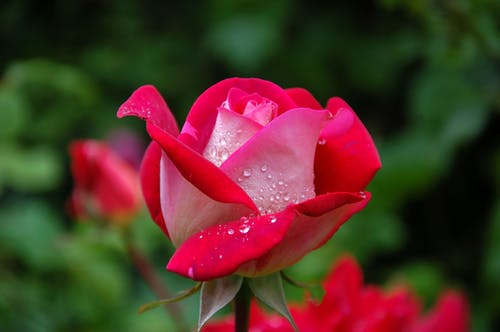
#> input picture other/公众号代码1/旋涡特效/旋涡特效/test.jpeg, 500 x 332 px
$ python 1.py
#> lines starting #> are read from the running program, lines starting #| are printed output that depends on the picture
#参考来源：https://blog.csdn.net/matrix_space/article/details/78345510?depth_
#1-utm_source=distribute.pc_relevant.none-task&utm_source=distribute.pc_relevant.none-task

import numpy as np
from skimage import img_as_float
import matplotlib.pyplot as plt
from skimage import io
import math
import numpy.matlib

file_name2= 'test.jpeg'
img=io.imread(file_name2)
#> img is the input picture: shape (332, 500, 3); mean R, G, B 82.7, 51.1, 39.5

img = img_as_float(img)

row, col, channel = img.shape
#> row = 332; col = 500; channel = 3
img_out = img * 1.0
degree = 70

center_x = (col-1)/2.0
#> center_x = 249.5
center_y = (row-1)/2.0
#> center_y = 165.5

xx = np.arange (col)
#> xx = 500 values from 0 to 499
yy = np.arange (row)
#> yy = 332 values from 0 to 331

x_mask = numpy.matlib.repmat (xx, row, 1)
y_mask = numpy.matlib.repmat (yy, col, 1)
y_mask = np.transpose(y_mask)

xx_dif = x_mask - center_x
yy_dif = center_y - y_mask

r = np.sqrt(xx_dif * xx_dif + yy_dif * yy_dif)

theta = np.arctan(yy_dif / xx_dif)

mask_1 = xx_dif < 0
theta = theta * (1 - mask_1) + (theta + math.pi) * mask_1

theta = theta + r/degree

x_new = r * np.cos(theta) + center_x
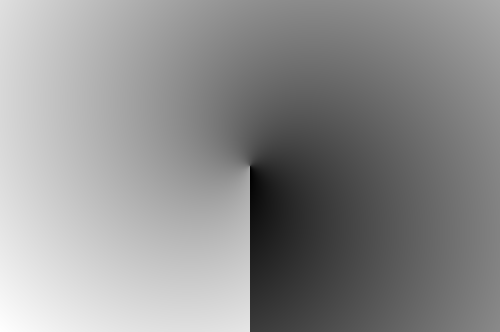
#> theta: shape (332, 500) float64; min -1.4, max 8, mean 3.87; drawn with min black and max white
y_new = center_y - r * np.sin(theta)

int_x = np.floor (x_new)
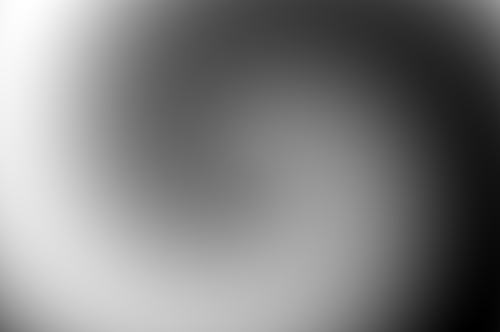
#> x_new: shape (332, 500) float64; min -23.42, max 522.4, mean 249.5; drawn with min black and max white
int_x = int_x.astype(int)
int_y = np.floor (y_new)
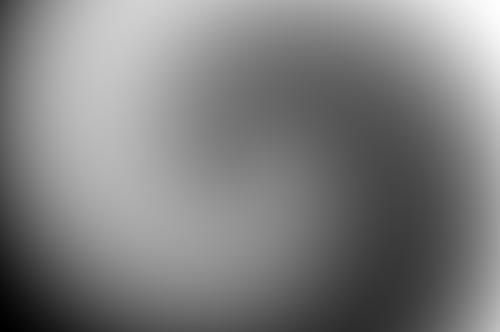
#> y_new: shape (332, 500) float64; min -130.5, max 461.5, mean 165.5; drawn with min black and max white
int_y = int_y.astype(int)

for ii in range(row):
    for jj in range (col):
        new_xx = int_x [ii, jj]
        new_yy = int_y [ii, jj]

        if x_new [ii, jj] < 0 or x_new [ii, jj] > col -1 :
            continue
        if y_new [ii, jj] < 0 or y_new [ii, jj] > row -1 :
            continue

        img_out[ii, jj, :] = img[new_yy, new_xx, :]
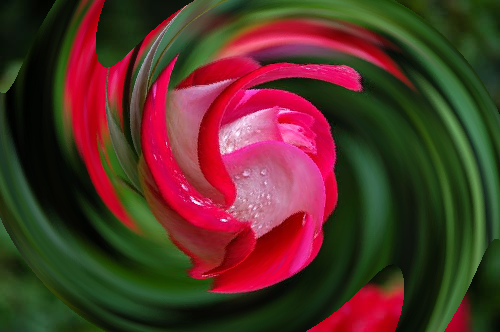
#> img_out: shape (332, 500, 3) float64; mean R, G, B 0.33, 0.198, 0.154


plt.figure (1)
plt.imshow (img)
plt.axis('off')

plt.figure (2)
plt.imshow (img_out)
plt.axis('off')

plt.show()
